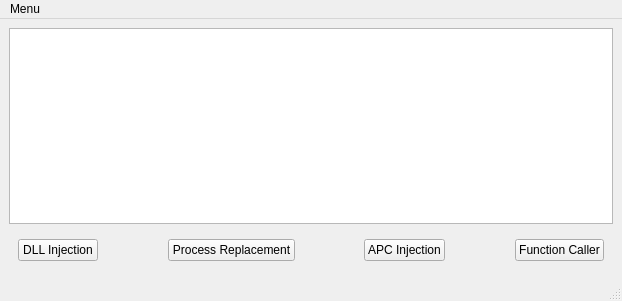
<?xml version="1.0" encoding="UTF-8"?>
<ui version="4.0">
 <class>MainWindow</class>
 <widget class="QMainWindow" name="MainWindow">
  <property name="geometry">
   <rect>
    <x>0</x>
    <y>0</y>
    <width>622</width>
    <height>301</height>
   </rect>
  </property>
  <property name="windowTitle">
   <string>MainWindow</string>
  </property>
  <widget class="QWidget" name="centralwidget">
   <layout class="QVBoxLayout" name="verticalLayout">
    <item>
     <widget class="QListWidget" name="listWidget"/>
    </item>
    <item>
     <widget class="QStackedWidget" name="stackedWidget">
      <property name="sizePolicy">
       <sizepolicy hsizetype="Preferred" vsizetype="Maximum">
        <horstretch>0</horstretch>
        <verstretch>0</verstretch>
       </sizepolicy>
      </property>
      <property name="currentIndex">
       <number>0</number>
      </property>
      <widget class="QWidget" name="page">
       <layout class="QHBoxLayout" name="horizontalLayout_2">
        <item>
         <widget class="QPushButton" name="pushButton_4">
          <property name="text">
           <string>DLL Injection</string>
          </property>
         </widget>
        </item>
        <item>
         <spacer name="horizontalSpacer">
          <property name="orientation">
           <enum>Qt::Horizontal</enum>
          </property>
          <property name="sizeHint" stdset="0">
           <size>
            <width>40</width>
            <height>20</height>
           </size>
          </property>
         </spacer>
        </item>
        <item>
         <widget class="QPushButton" name="pushButton_3">
          <property name="text">
           <string>Process Replacement</string>
          </property>
         </widget>
        </item>
        <item>
         <spacer name="horizontalSpacer_2">
          <property name="orientation">
           <enum>Qt::Horizontal</enum>
          </property>
          <property name="sizeHint" stdset="0">
           <size>
            <width>40</width>
            <height>20</height>
           </size>
          </property>
         </spacer>
        </item>
        <item>
         <widget class="QPushButton" name="pushButton_2">
          <property name="text">
           <string>APC Injection</string>
          </property>
         </widget>
        </item>
        <item>
         <spacer name="horizontalSpacer_3">
          <property name="orientation">
           <enum>Qt::Horizontal</enum>
          </property>
          <property name="sizeHint" stdset="0">
           <size>
            <width>40</width>
            <height>20</height>
           </size>
          </property>
         </spacer>
        </item>
        <item>
         <widget class="QPushButton" name="pushButton">
          <property name="text">
           <string>Function Caller</string>
          </property>
         </widget>
        </item>
       </layout>
      </widget>
      <widget class="QWidget" name="page_2"/>
     </widget>
    </item>
   </layout>
  </widget>
  <widget class="QMenuBar" name="menubar">
   <property name="geometry">
    <rect>
     <x>0</x>
     <y>0</y>
     <width>622</width>
     <height>21</height>
    </rect>
   </property>
   <widget class="QMenu" name="menuMenu">
    <property name="title">
     <string>Menu</string>
    </property>
   </widget>
   <addaction name="menuMenu"/>
  </widget>
  <widget class="QStatusBar" name="statusbar"/>
 </widget>
 <resources/>
 <connections/>
</ui>
